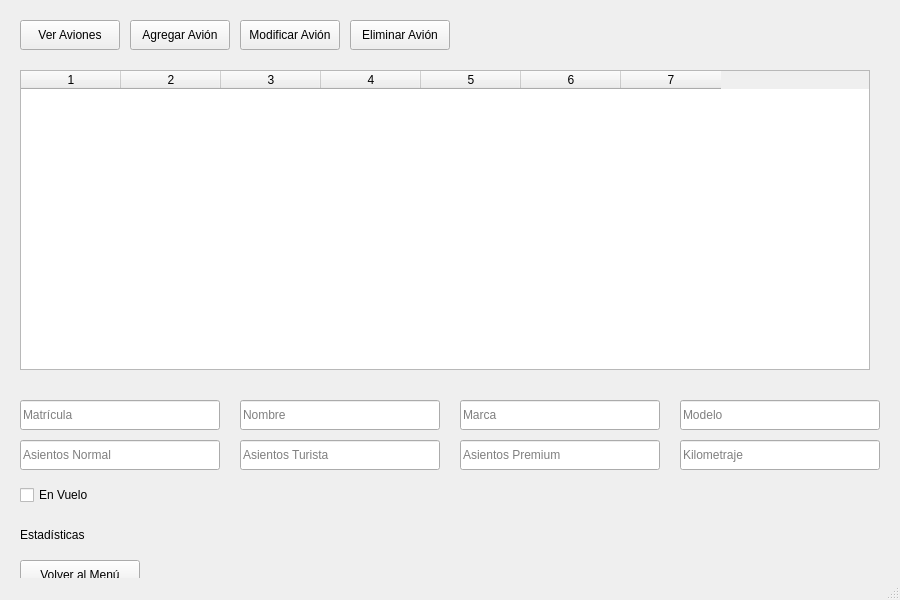
<?xml version="1.0" encoding="UTF-8"?>
<ui version="4.0">
 <class>AdminPanelWindow</class>
 <widget class="QMainWindow" name="AdminPanelWindow">
  <property name="geometry">
   <rect>
    <x>0</x>
    <y>0</y>
    <width>900</width>
    <height>600</height>
   </rect>
  </property>
  <property name="windowTitle">
   <string>Panel de Administración - Aerolínea XYZ</string>
  </property>
  <widget class="QWidget" name="centralwidget">

   <!-- Botones CRUD -->
   <widget class="QPushButton" name="btn_ver_aviones">
    <property name="geometry">
     <rect>
      <x>20</x>
      <y>20</y>
      <width>100</width>
      <height>30</height>
     </rect>
    </property>
    <property name="text">
     <string>Ver Aviones</string>
    </property>
   </widget>
   <widget class="QPushButton" name="btn_agregar_avion">
    <property name="geometry">
     <rect>
      <x>130</x>
      <y>20</y>
      <width>100</width>
      <height>30</height>
     </rect>
    </property>
    <property name="text">
     <string>Agregar Avión</string>
    </property>
   </widget>
   <widget class="QPushButton" name="btn_modificar_avion">
    <property name="geometry">
     <rect>
      <x>240</x>
      <y>20</y>
      <width>100</width>
      <height>30</height>
     </rect>
    </property>
    <property name="text">
     <string>Modificar Avión</string>
    </property>
   </widget>
   <widget class="QPushButton" name="btn_eliminar_avion">
    <property name="geometry">
     <rect>
      <x>350</x>
      <y>20</y>
      <width>100</width>
      <height>30</height>
     </rect>
    </property>
    <property name="text">
     <string>Eliminar Avión</string>
    </property>
   </widget>

   <!-- Tabla para mostrar aviones -->
   <widget class="QTableWidget" name="tabla_aviones">
    <property name="geometry">
     <rect>
      <x>20</x>
      <y>70</y>
      <width>850</width>
      <height>300</height>
     </rect>
    </property>
    <property name="columnCount">
     <number>7</number>
    </property>
    <property name="rowCount">
     <number>0</number>
    </property>
   </widget>

   <!-- Campos de entrada de datos del avión -->
   <widget class="QLineEdit" name="input_matricula">
    <property name="geometry">
     <rect>
      <x>20</x>
      <y>400</y>
      <width>200</width>
      <height>30</height>
     </rect>
    </property>
    <property name="placeholderText">
     <string>Matrícula</string>
    </property>
   </widget>
   <widget class="QLineEdit" name="input_nombre">
    <property name="geometry">
     <rect>
      <x>240</x>
      <y>400</y>
      <width>200</width>
      <height>30</height>
     </rect>
    </property>
    <property name="placeholderText">
     <string>Nombre</string>
    </property>
   </widget>
   <widget class="QLineEdit" name="input_marca">
    <property name="geometry">
     <rect>
      <x>460</x>
      <y>400</y>
      <width>200</width>
      <height>30</height>
     </rect>
    </property>
    <property name="placeholderText">
     <string>Marca</string>
    </property>
   </widget>
   <widget class="QLineEdit" name="input_modelo">
    <property name="geometry">
     <rect>
      <x>680</x>
      <y>400</y>
      <width>200</width>
      <height>30</height>
     </rect>
    </property>
    <property name="placeholderText">
     <string>Modelo</string>
    </property>
   </widget>

   <!-- Asientos -->
   <widget class="QLineEdit" name="input_asientos_normal">
    <property name="geometry">
     <rect>
      <x>20</x>
      <y>440</y>
      <width>200</width>
      <height>30</height>
     </rect>
    </property>
    <property name="placeholderText">
     <string>Asientos Normal</string>
    </property>
   </widget>
   <widget class="QLineEdit" name="input_asientos_turista">
    <property name="geometry">
     <rect>
      <x>240</x>
      <y>440</y>
      <width>200</width>
      <height>30</height>
     </rect>
    </property>
    <property name="placeholderText">
     <string>Asientos Turista</string>
    </property>
   </widget>
   <widget class="QLineEdit" name="input_asientos_premium">
    <property name="geometry">
     <rect>
      <x>460</x>
      <y>440</y>
      <width>200</width>
      <height>30</height>
     </rect>
    </property>
    <property name="placeholderText">
     <string>Asientos Premium</string>
    </property>
   </widget>

   <!-- Kilometraje y Checkbox en Vuelo -->
   <widget class="QLineEdit" name="input_kilometraje">
    <property name="geometry">
     <rect>
      <x>680</x>
      <y>440</y>
      <width>200</width>
      <height>30</height>
     </rect>
    </property>
    <property name="placeholderText">
     <string>Kilometraje</string>
    </property>
   </widget>
   <widget class="QCheckBox" name="checkbox_en_vuelo">
    <property name="geometry">
     <rect>
      <x>20</x>
      <y>480</y>
      <width>200</width>
      <height>30</height>
     </rect>
    </property>
    <property name="text">
     <string>En Vuelo</string>
    </property>
   </widget>

   <!-- Etiqueta para estadísticas -->
   <widget class="QLabel" name="label_estadisticas">
    <property name="geometry">
     <rect>
      <x>20</x>
      <y>520</y>
      <width>850</width>
      <height>30</height>
     </rect>
    </property>
    <property name="text">
     <string>Estadísticas</string>
    </property>
   </widget>

   <!-- Botón para volver al menú principal -->
   <widget class="QPushButton" name="btn_volver_menu">
    <property name="geometry">
     <rect>
      <x>20</x>
      <y>560</y>
      <width>120</width>
      <height>30</height>
     </rect>
    </property>
    <property name="text">
     <string>Volver al Menú</string>
    </property>
   </widget>

  </widget>
  <widget class="QMenuBar" name="menubar"/>
  <widget class="QStatusBar" name="statusbar"/>
 </widget>
 <resources/>
 <connections/>
</ui>
